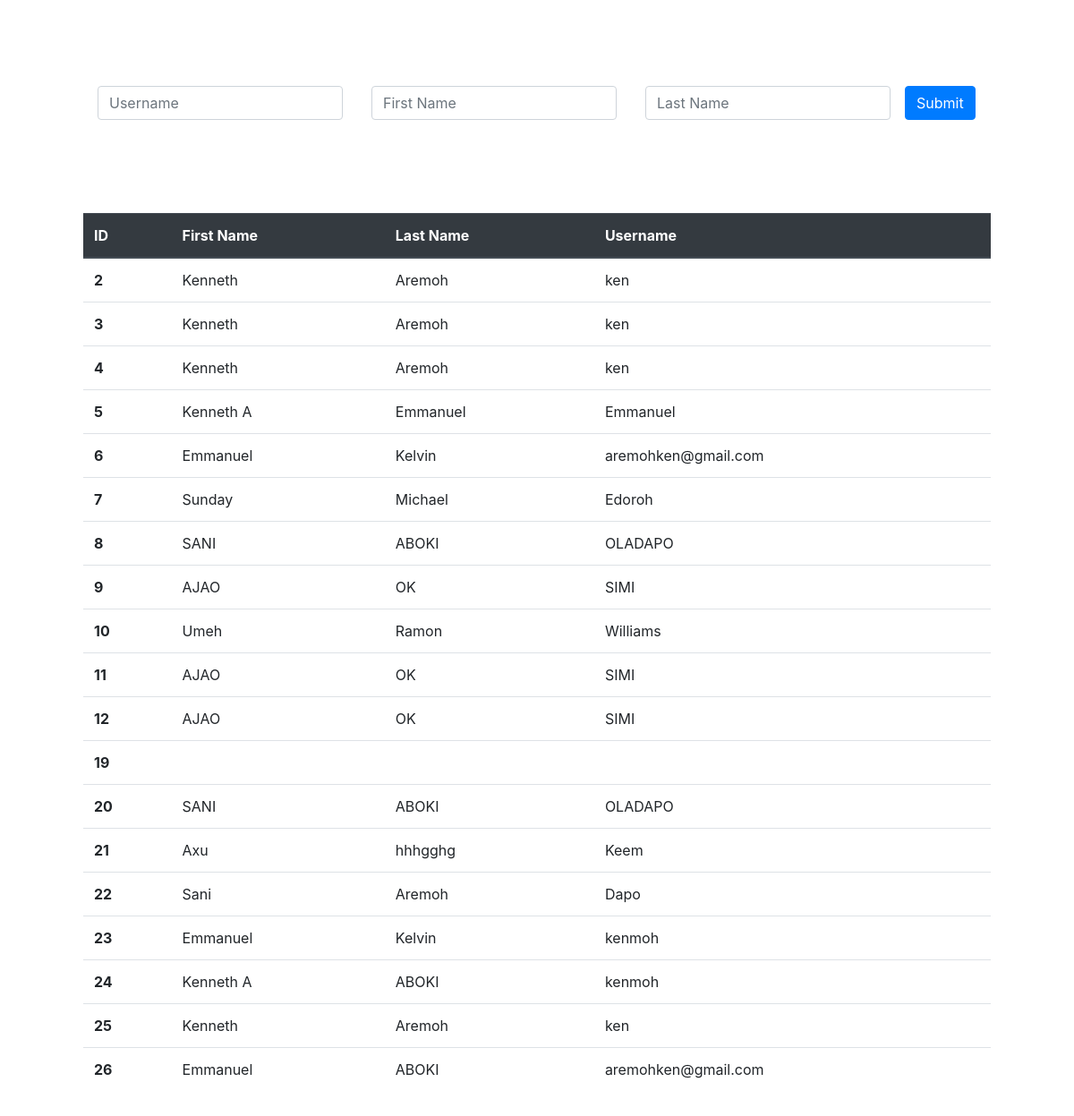
Before: / with the older database file.
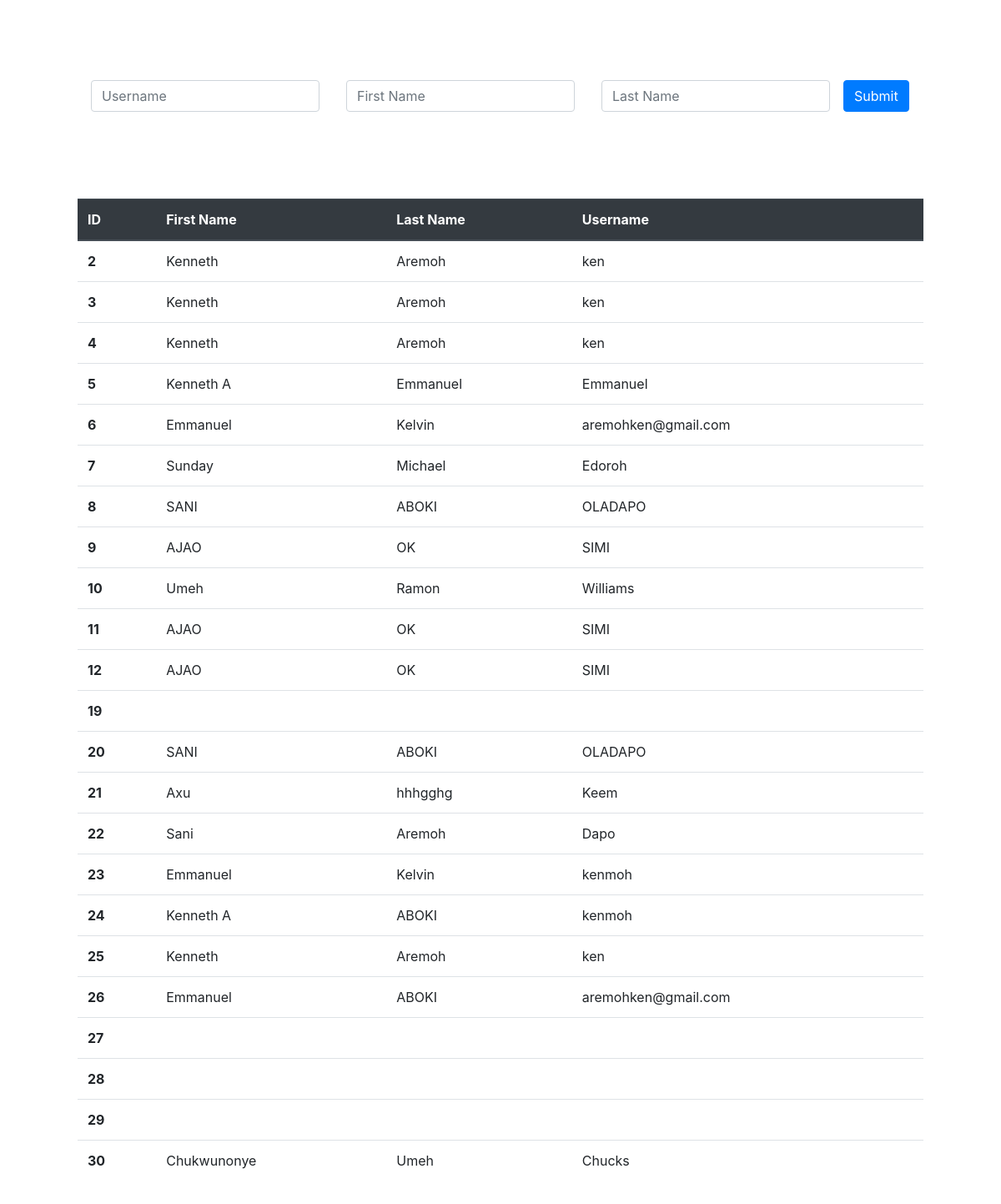
After: the same page with the newer database file.
### api_app/models.py (models this page shows, shortened)
class Post(models.Model):
    username = models.CharField(max_length=50)
    first_name = models.CharField(max_length=50)
    last_name = models.CharField(max_length=50)

### api_app/views.py (the view, shortened to what this page needs)
# urls.py: 2. Add a URL to urlpatterns:  path('', views.home, name='home')
def home(request):
    ext_api = 'https://jsonplaceholder.typicode.com/posts'
    data = request.POST
    res = requests.post(ext_api, data) # You can add more parameter e.g api key as a payload dictionary
    res_dict = res.json()
    print("==========================================")
    print('Submitted to API successfully')
    context = {
        'posts': Post.objects.all()
    }
    return render(request, 'api_app/home.html', context)

### api_app/templates/api_app/home.html (shortened to what this page needs)
{% extends 'base.html' %}
{% block content %}
<div class="col p-5">
  <form class="form-inline mt-5" method="POST">
    <div class="form-group mx-sm-3 mb-2">
      <input
        type="text"
        name="username"
        class="form-control"
        placeholder="Username"
      />
    </div>
    <div class="form-group mx-sm-3 mb-2">
      <input
        type="text"
        name="first_name"
        class="form-control"
        placeholder="First Name"
      />
    </div>
    <div class="form-group mx-sm-3 mb-2">
      <input
        type="text"
        name="last_name"
        class="form-control"
        placeholder="Last Name"
      />
    </div>
    <button type="submit" class="btn btn-primary mb-2">Submit</button>
  </form>
</div>
<div class="col p-5">
  <table class="table">
    <thead class="thead-dark">
      <tr>
        <th scope="col">ID</th>
        <th scope="col">First Name</th>
        <th scope="col">Last Name</th>
        <th scope="col">Username</th>
      </tr>
    </thead>
    <tbody>
      {% for post in posts %}
      <tr>
        <th scope="row">{{post.id}}</th>
        <td>{{post.first_name}}</td>
        <td>{{post.last_name}}</td>
        <td>{{post.username}}</td>
      </tr>
      {% endfor %}
    </tbody>
  </table>
</div>
{% endblock content %}

### api_app/templates/base.html (shortened to what this page needs)
<!DOCTYPE html>
<html lang="en">
  <head>
    <link
      rel="stylesheet"
      href="https://stackpath.bootstrapcdn.com/bootstrap/4.4.1/css/bootstrap.min.css"
    />
  </head>
  <body>
    <div class="container">
      {% block content %} {% endblock content %}
    </div>
  </body>
</html>

Changed rows visible on the page:
added Post: id "27"
added Post: id "28"
added Post: id "29"
added Post: id "30", first_name "Chukwunonye", last_name "Umeh", username "Chucks"
